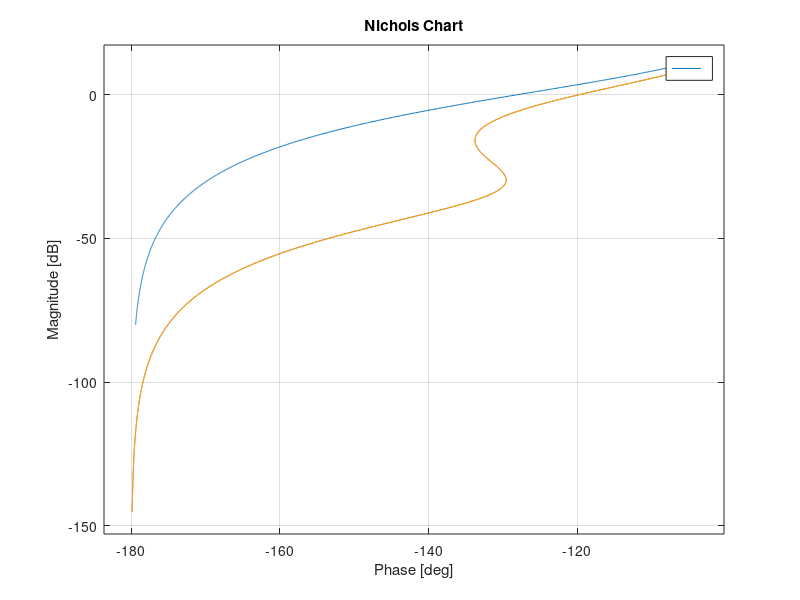
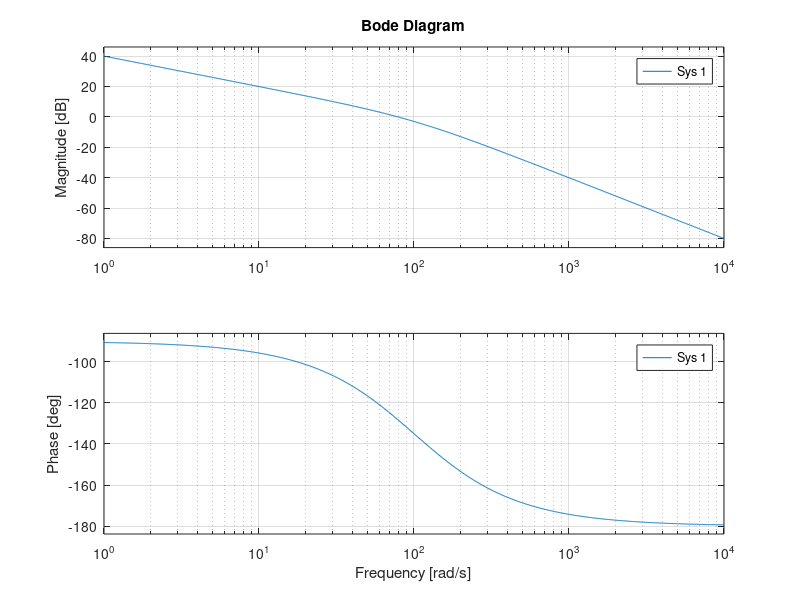

These figures' MATLAB source, in order:
% Fichier de configuration
K = 2.2;
tau = 0.01;
G=45.45;

Fs.num = [K];
Fs.den = [tau, 1, 0];
Rs.num = [G];
Rs.den = [1];

% Representation sous forme de fdt
Fs_transf = tf(Fs.num,Fs.den);
Rs_transf = tf(Rs.num,Rs.den);

figure(1)

nichols(Fs_transf*Rs_transf);

% Representation avce bode le S
figure(2)

bode(Fs_transf*Rs_transf);

% ---

Mp=6; %en degre
w0 = 1e+3;

%reglage Avance de phase
Pdes = 45; %marge de phase du cahier des chrages
Pmax=Pdes-Mp+5;

a=(1+sin(Pmax*pi/180))/(1-sin(Pmax*pi/180));
T=1/w0/sqrt(a);

%---

RsA2P.num=[G*a*T,G];
RsA2P.den=[T,1];

RsA2P_transf=tf(RsA2P.num,RsA2P.den);
figure(1)

hold on
nichols(Fs_transf*RsA2P_transf);
hold off

%---

RsA2P_adj.num=[G*a*T,G];
RsA2P_adj.den=[T,1];

RsA2P_adj_transf=tf(RsA2P_adj.num,RsA2P_adj.den);
figure(1)

hold on
nichols(Fs_transf*RsA2P_adj_transf);
hold off